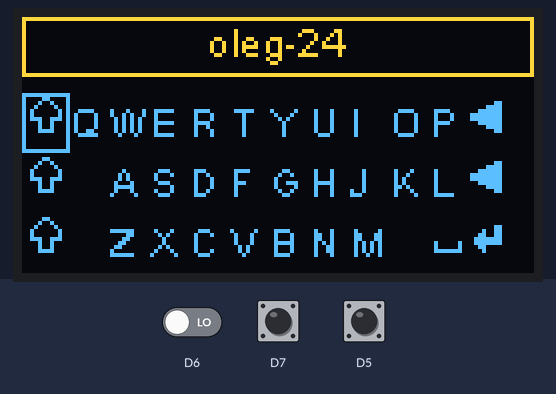
Bench run of a sketch on a simulated ESP8266 (NodeMCU). Parts: 128×64 one-colour display. The inputs (shaded band) are chosen by the test bench; at power-on: D7 LOW, D5 HIGH, D6 LOW. The OLED is the two-colour kind (top 16 rows yellow); storage starts empty; what the sketch prints to the serial monitor is not drawn.

Above: at 1.2 s.
1.3 s: D7 pulsed HIGH 5 times (0.12 s each, 0.3 s apart)
At 1.58 s:
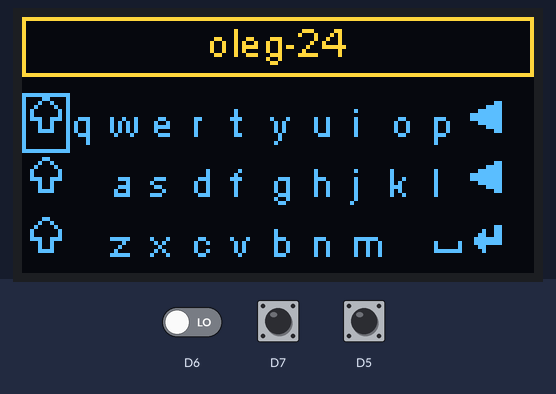
At 3.2 s:
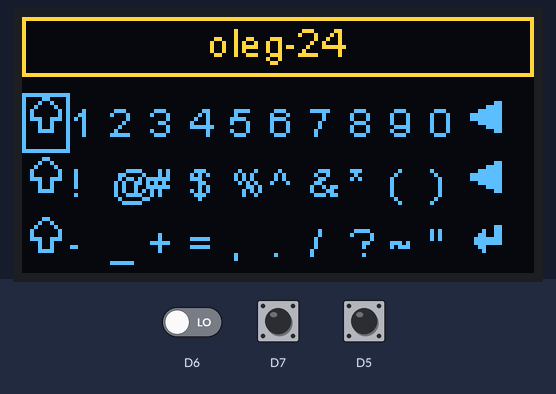
4.3 s: D5 pulsed LOW 2 times (0.12 s each, 0.3 s apart)
At 6.0 s:
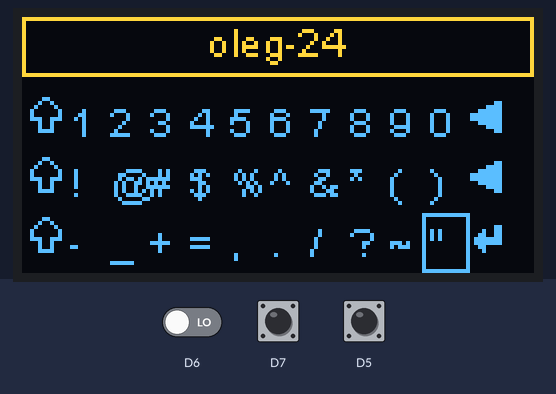
Timing chart, 0 to 7.5 s (numbered marks = the images above; inputs shaded):
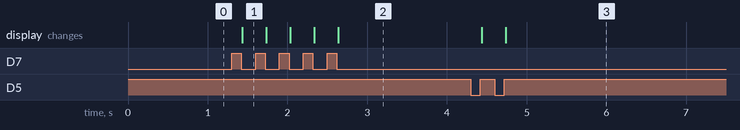

The sketch:

nodemcu-iot-configurator.ino
```cpp
// oled 128x64
// SDA -> D2
// SCL -> D1

// Rotary Encoder
// DT  -> D5
// Clk -> D6
// SW  -> D7

// D5 -> Cap -> Gnd
// D6 -> Cap -> Gnd
// D7 -> R220 -> Vcc


#include <ESP8266WebServer.h>

#include "SSD1306.h"
#include "keyboard1306.h"
#include "user_interface.h"

#include "cfg.h"

const char *ssid = "IOT-SETUP";
const char *password = "12345678";

CFG cfg;
ESP8266WebServer server(80);

os_timer_t myTimer;

int diff = 0;
bool click = false;

int oldP1 = HIGH;
int oldP2 = HIGH;
void checkRotaryEncoder() {
  int p1 = digitalRead(D5);
  int p2 = digitalRead(D6);
  if (p1 != oldP1 || p2 != oldP2) {
    if (oldP1 == 0 && oldP2 == 0) {
      if (p1 == 0 && p2 == 1) {
        diff += 1;
      } else if (p1 == 1 && p2 == 0) {
        diff -= 1;
      }
    }
    oldP1 = p1;
    oldP2 = p2;
  }
}

int oldBtn = HIGH;
void checkButton() {
  int btn = digitalRead(D7);
  if (oldBtn == HIGH && btn == LOW) {
    click = true;
  }
  oldBtn = btn;
}

void timerCallback(void *pArg) {
  checkButton();
  checkRotaryEncoder();
}

void initTimer() {
  os_timer_setfn(&myTimer, timerCallback, NULL);
  os_timer_arm(&myTimer, 2, true);
}

// D2 -> SDA
// D1 -> SCL
SSD1306 display(0x3C, D2, D1);

Keyboard1306 *kkk;

const char *menu[] = {"Wifi", "Wifi Password", "MQTT IP", "Name"};
String values[] = {"oleg-24", "password", "192.168.0.191", "IOT-1"};
int menuSel = 0;

void drawMenu() {
  int t = millis();

  display.clear();
  display.setTextAlignment(TEXT_ALIGN_CENTER);
  for (int y = 0; y < 4; y++) {
    display.drawString(63, y * 15 + 2, menu[y]);
  }
  display.drawRect(0, menuSel * 15, 128, 15);
  display.display();
  t = millis() - t;
  Serial.print("draw menu:");
  Serial.println(t);
}

void drawKeyboard() {
  int t = millis();
  kkk->draw();
  t = millis() - t;
  Serial.print("draw keyboard:");
  Serial.println(t);
}

void handleRoot() {
  server.send(200, "text/html", cfg.json());
}

IPAddress    apIP(10, 10, 10, 10);

void setup() {
  Serial.begin(115200);
  pinMode(D7, INPUT);
  Serial.println();
  Serial.println();

  display.init();
  display.flipScreenVertically();
  display.setFont(ArialMT_Plain_10);

  kkk = new Keyboard1306(&display);
  initTimer();
  drawMenu();

  WiFi.mode(WIFI_AP_STA);
  WiFi.softAPConfig(apIP, apIP, IPAddress(255, 255, 255, 0));
  WiFi.softAP(ssid, password);

  IPAddress apip = WiFi.softAPIP();
  Serial.print("visit: \n");
  Serial.println(apip);
  server.on("/", handleRoot);
  server.begin();

  bool isOk = cfg.read();
  if (isOk) {
    values[0] = cfg.getWifi();
    values[1] = cfg.getWifiPass();
    values[2] = cfg.getMqttIp();
    values[3] = cfg.getName();
  }
}

#define MENU  1
#define KEYBOARD 2
int mode = MENU;

void loop() {
  server.handleClient();
  if (diff != 0) {
    if (mode == MENU) {
      menuSel += diff;
      if (menuSel < 0) {
        menuSel = 3;
      }
      if (menuSel > 3) {
        menuSel = 0;
      }
      drawMenu();
    } else {
      kkk->rotate(diff);
      drawKeyboard();
    }
    diff = 0;
  } else if (click) {
    if (mode == MENU) {
      kkk->setValue(values[menuSel]);
      mode = KEYBOARD;
      drawKeyboard();
    } else {
      if (!kkk->click()) {
        values[menuSel] = kkk->getValue();

        cfg.setWifi(values[0], values[1]);
        cfg.setMqttIp(values[2]);
        cfg.setName(values[3]);

        if (cfg.write()) {
          Serial.println("Cfg saved!");
        } else {
          Serial.println("Cfg failed to save!");
        }
        mode = MENU;
        drawMenu();
      } else {
        drawKeyboard();
      }
    }
    click = false;
  }
}
```

cfg.h
```cpp
#ifndef __CFG_H__
#define __CFG_H__

#include <FS.h>

#include "strutils.h"

class CFG {
private:
  String name = "";
  String wifi = "";
  String wifiPass = "";
  String mqttIp = "";
  bool _spiffOn = false;
  bool _read = false;
  bool spiffOn();
public:
  CFG();
  bool read();
  bool write();

  String json();
  String getName();
  String getWifi();
  String getWifiPass();
  String getMqttIp();

  void setName(String s);
  void setWifi(String w, String p);
  void setMqttIp(String ip);
};

CFG::CFG() {
}

bool CFG::spiffOn() {
  if(!_spiffOn) {
    _spiffOn = SPIFFS.begin();
  }
  return _spiffOn;
}

String CFG::getName() {
  return name;
}

String CFG::getWifi(){
  return wifi;
}
String CFG::getWifiPass(){
  return wifiPass;
}
String CFG::getMqttIp(){
  return mqttIp;
}

void CFG::setName(String s){
  name = s;
}

void CFG::setWifi(String w, String p){
  wifi = w;
  wifiPass = p;
}

void CFG::setMqttIp(String ip){
  mqttIp = ip;
}

bool CFG::read() {
  if(_read) {
    return true;
  }
  if(!spiffOn()) {
    return false;
  }
  File f = SPIFFS.open("/config", "r");
  if (!f) {
    return false;
  }
  wifi = f.readStringUntil('\n');
  wifi.trim();
  wifiPass = f.readStringUntil('\n');
  wifiPass.trim();
  mqttIp = f.readStringUntil('\n');
  mqttIp.trim();
  name = f.readStringUntil('\n');
  name.trim();
  f.close();
  _read = true;
  return true;
}

bool CFG::write() {
  if(!spiffOn()) {
    return false;
  }
  File f = SPIFFS.open("/config", "w");
  if (!f) {
    return false;
  }
  f.println(wifi);
  f.println(wifiPass);
  f.println(mqttIp);
  f.println(name);
  f.close();
  return true;
}

String CFG::json() {
  return String("{")
    + nv("wifi", wifi)
    + nv("wifiPass", wifiPass)
    + nv("mqttIp", mqttIp)
    + nv("name", name, false)
    + String("}");
}

#endif
```

keyboard1306.h
```cpp
#ifndef __KEYBOARD1306_H__
#define __KEYBOARD1306_H__

#include "SSD1306.h"

#define KEY_ABC 1
#define KEY_abc 2
#define KEY_123 3

const char BACKSPACE_8_9[] PROGMEM = {0x00, 0xC0, 0xF0, 0xFC, 0xFF, 0xFF, 0xFC, 0xF0, 0xC0};
const char SPACE_8_9[] PROGMEM =     {0x00, 0x00, 0x00, 0x00, 0x00, 0x00, 0x82, 0x82, 0xFE};
const char ENTER_8_9[] PROGMEM =     {0x00, 0x00, 0xC0, 0xC8, 0xCC, 0xFE, 0xFE, 0x0C, 0x08};
const char SHIFT_8_9[] PROGMEM =     {0x18, 0x24, 0x42, 0x81, 0x81, 0xE7, 0x24, 0x24, 0x3C};
const char NUM_8_9[] PROGMEM =       {0x02, 0x03, 0x62, 0x92, 0x82, 0x47, 0x20, 0x10, 0xF0};
const char ABC_8_9[] PROGMEM =       {0x0C, 0x2A, 0x29, 0x2F, 0x69, 0xA9, 0xA0, 0xA0, 0x60};
const char SYMB_8_9[] PROGMEM =      {0x06, 0x09, 0x08, 0x04, 0x22, 0x22, 0xF8, 0x22, 0x20};

const char KEY_ABC_MAP[] =  {'\10', 'Q', 'W', 'E', 'R', 'T', 'Y', 'U', 'I', 'O',   'P', '\12', '\13',
                             '\10', ' ', 'A', 'S', 'D', 'F', 'G', 'H', 'J', 'K',   'L', '\12', '\13',
                             '\10', ' ', 'Z', 'X', 'C', 'V', 'B', 'N', 'M', ' ', '\14', '\11', '\15'
                            };

const char KEY_abc_MAP[] =  {'\10', 'q', 'w', 'e', 'r', 't', 'y', 'u', 'i', 'o',   'p', '\12', '\13',
                             '\10', ' ', 'a', 's', 'd', 'f', 'g', 'h', 'j', 'k',   'l', '\12', '\13',
                             '\10', ' ', 'z', 'x', 'c', 'v', 'b', 'n', 'm', ' ', '\14', '\11', '\15'
                            };

const char KEY_123_MAP[] =  {'\10', '1', '2', '3', '4', '5', '6', '7', '8', '9',  '0', '\12', '\13',
                             '\10', '!', '@', '#', '$', '%', '^', '&', '*', '(',  ')', '\12', '\13',
                             '\10', '-', '_', '+', '=', ',', '.', '/', '?', '~', '\"', '\11', '\15'
                            };

class Keyboard1306 {
  private:
    SSD1306  *display;
    int keyMode = KEY_ABC;
    String value = "Hello world";
    int curr_key = 0;
    const char *str = KEY_ABC_MAP;
  public:
    Keyboard1306 (SSD1306  *_display) {
      display = _display;
    }

    void setValue(String &val) {
      value = val;
    }
    String getValue(){
      return value;
    }
    void draw() {
      display->clear();
      display->setTextAlignment(TEXT_ALIGN_CENTER);
      display->drawString(63, 0, value);
      display->drawRect(0, 0, 128, 15);
      display->setTextAlignment(TEXT_ALIGN_LEFT);
      char k[] = " ";
      int ix = 0;
      int x = 2; int y = 20;
      while (str[ix] != '\15') {
        switch (str[ix]) {
          case '\10':
            display->drawXbm(x, y, 8, 9, SHIFT_8_9);
            break;
          case '\11':
            display->drawXbm(x, y, 8, 9, ENTER_8_9);
            break;
          case '\12':
            display->drawXbm(x, y, 8, 9, BACKSPACE_8_9);
            break;
          case '\13': // New line
            x = -8;
            y += 15;
            break;
          case '\14':
            display->drawXbm(x, y, 8, 9, SPACE_8_9);
            break;
          case ' ':
            // skip
            break;
          default:
            k[0] = str[ix];
            display->drawString(x, y, k);
        }
        if (ix == curr_key) {
          display->drawRect(x - 2, y-1, 12, 15);
        }
        ix++;
        x += 10;
      }
      display->display();
    }

    void addChar(char ch) {
      value += ch;
    }

    void backSpace() {
      if(value.length()>0) {
        value = value.substring(0, value.length()-1);
      }
    }

    void finishEditing() {

    }

    void rotate(int diff) {
      Serial.print(curr_key);
      Serial.print("  =>  ");
      do {
       curr_key += diff;
       if(curr_key<0) {
          curr_key = 38;
       }
       if(curr_key > 38) {
          curr_key = 0;
       }
      } while (str[curr_key]==' '||str[curr_key]=='\13'||str[curr_key]=='\15');
      Serial.print(curr_key);
    }

    bool click() {
      switch (str[curr_key]) {
        case '\10': // SHIFT
          // Rotate keyboards
          str = str == KEY_ABC_MAP ? KEY_abc_MAP : str == KEY_abc_MAP ? KEY_123_MAP : KEY_ABC_MAP;
          break;
        case '\11': // Enter
          return false;
          break;
        case '\12':
          backSpace();
          break;
        case '\13':
        case ' ':
          break;

        case '\14':
          addChar(' ');
          break;

        case '\15':
          // Can't be here
          break;
        default:
          addChar(str[curr_key]);
      }
      return true;
    }
};

#endif
```

strutils.h
```cpp
#ifndef __STRUTILS__
#define __STRUTILS__

// Util to construct json obj
// name value returns:  "name":"val",
String nv(String name, String val, bool comma = true) {
  return String("\"")
    + name
    + String("\":\"")
    + val
    + String("\"")
    + (comma?String(","):String(""));
}

String nv(char *name, char *val, bool comma = true) {
  return nv(String(name), String(val), comma);
}

String nv(char *name, String val, bool comma = true) {
  return nv(String(name), val, comma);
}

String nv(String name, char *val, bool comma = true) {
  return nv(name, String(val), comma);
}

char* s2ch(String str){
  if(str.length()!=0){
    char *p = const_cast<char*>(str.c_str());
    return p;
  }
}

#endif
```

Measured:
- after the input at 1.3 s, the display: changes after 0.14 s (image 1)
- after the input at 4.3 s, the display: first changes after 0.13 s (image 3 shows a later state)
